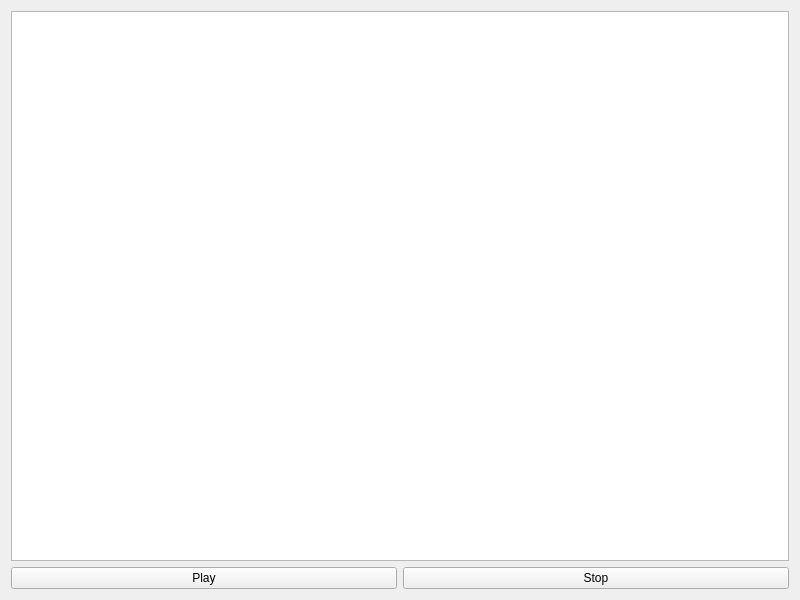
<?xml version="1.0" encoding="UTF-8"?>
<ui version="4.0">
 <class>Widget</class>
 <widget class="QWidget" name="Widget">
  <property name="geometry">
   <rect>
    <x>0</x>
    <y>0</y>
    <width>800</width>
    <height>600</height>
   </rect>
  </property>
  <property name="windowTitle">
   <string>Widget</string>
  </property>
  <layout class="QVBoxLayout" name="verticalLayout_2">
   <item>
    <layout class="QVBoxLayout" name="verticalLayout">
     <item>
      <widget class="QGraphicsView" name="graphicsView"/>
     </item>
     <item>
      <layout class="QHBoxLayout" name="horizontalLayout">
       <item>
        <widget class="QPushButton" name="PlayButton">
         <property name="text">
          <string>Play</string>
         </property>
        </widget>
       </item>
       <item>
        <widget class="QPushButton" name="StopButton">
         <property name="text">
          <string>Stop</string>
         </property>
        </widget>
       </item>
      </layout>
     </item>
    </layout>
   </item>
  </layout>
 </widget>
 <resources/>
 <connections/>
</ui>
